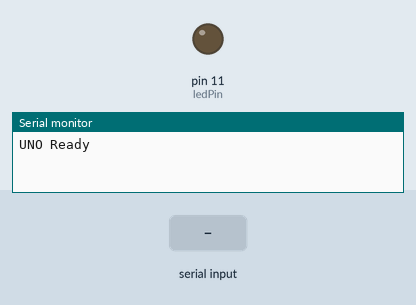
This sketch was run on a simulated Arduino Uno, built with avr-gcc and run on an emulated ATmega328P. Parts: output pins drawn as LEDs (lit = HIGH), the last lines printed to the serial monitor. The inputs (shaded band) are chosen by the test bench.

Above: at 1.2 s.
1.3 s: "90,45\n" received over Serial
At 2.1 s:
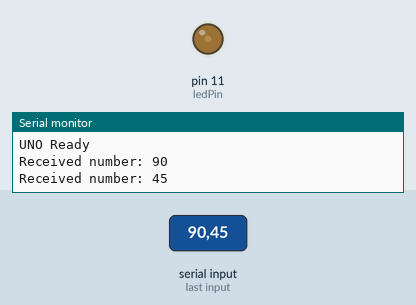
3.8 s: "30,150\n" received over Serial
At 4.1 s:
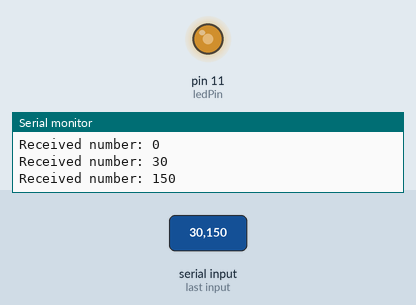
6.3 s: "200\n" received over Serial
At 7.1 s:
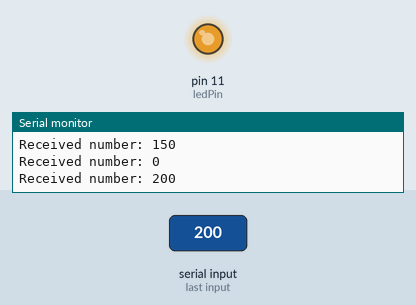
Timing chart, 0 to 9.3 s (numbered marks = the images above; inputs shaded):
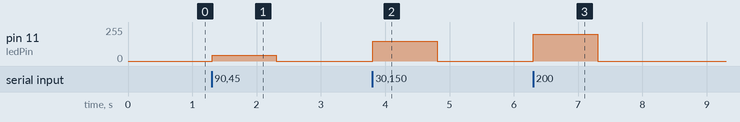

The sketch:

sketch_ReceiveDataThroughSerial.ino
```cpp
int ledPin = 11;
int input; // Stores the integer value received from the serial port

void setup() {
  // put your setup code here, to run once:
  pinMode(ledPin, OUTPUT);
  Serial.begin(9600);
  Serial.println("UNO Ready");
}

void loop() {
  // put your main code here, to run repeatedly:
  if (Serial.available()){
    input = Serial.parseInt();
    Serial.print("Received number: ");
    Serial.println(input);
    analogWrite(ledPin, constrain(input, 0, 255));
  }
}
```

Measured:
- after the input at 1.3 s, pin 11 (ledPin): 0/255 → 45/255 at once, → 0/255 1.0 s later
- after the input at 3.8 s, pin 11 (ledPin): 0/255 → 150/255 at once, → 0/255 1.0 s later
- after the input at 6.3 s, pin 11 (ledPin): 0/255 → 200/255 at once, → 0/255 1.0 s later
